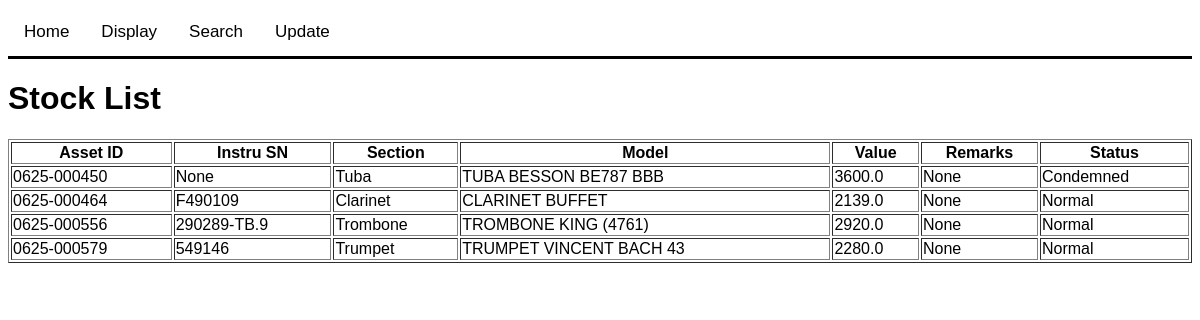
Before: /display_stock/ with the older database file.
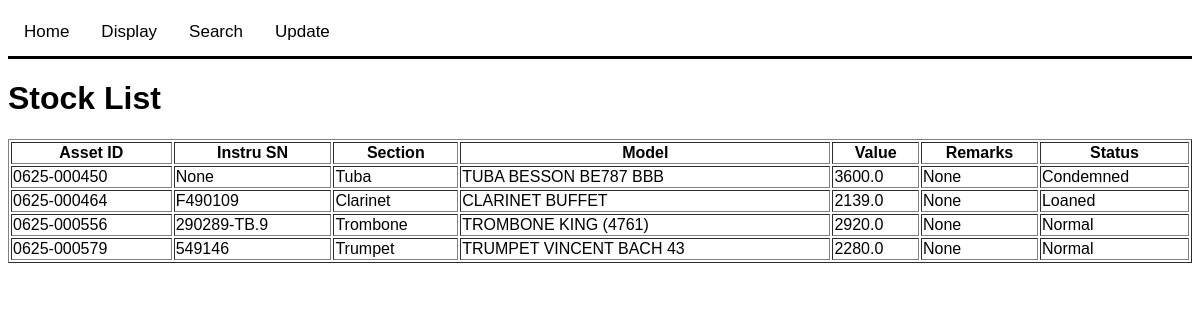
After: the same page with the newer database file.
### tables this page shows
CREATE TABLE "Instrument" (
	"AssetID"	TEXT NOT NULL,
	"InstruSN"	TEXT,
	"Section"	TEXT NOT NULL,
	"Model"	TEXT NOT NULL,
	"Value"	REAL,
	"Remarks"	TEXT,
	"Status"	TEXT NOT NULL DEFAULT 'Normal' CHECK("Status" = "Normal" OR "Status" = "Loaned" OR "Status" = "Condemned"),
	PRIMARY KEY("AssetID")
);

### app.py (the view)
@app.route("/display_stock/")
def display_stock():
    query = """
    SELECT *
    FROM Instrument
    ORDER BY Instrument.AssetID
    """
    db = sqlite3.connect("band.db")
    cursor = db.execute(query)
    stock_data = cursor.fetchall()
    cursor.close()
    db.close()
    return render_template("display/display_stock.html", stock_data=stock_data)

### templates/display/display_stock.html (shortened to what this page needs)
<!DOCTYPE html>
<html>
    <head>
    </head>
    <body>
        {% extends "base.html" %}
        {% block content %}
        <h1>Stock List</h1>
        <table border="1", width="100%">
            <tr>
                <th>Asset ID</th>
                <th>Instru SN</th>
                <th>Section</th>
                <th>Model</th>
                <th>Value</th>
                <th>Remarks</th>
                <th>Status</th>
            </tr>
            {% for record in stock_data %}
            <tr>
                <td>{{record[0]}}</td>
                <td>{{record[1]}}</td>
                <td>{{record[2]}}</td>
                <td>{{record[3]}}</td>
                <td>{{record[4]}}</td>
                <td>{{record[5]}}</td>
                <td>{{record[6]}}</td>
            </tr>
            {% endfor %}
        </table>
        {% endblock %}

### templates/base.html (shortened to what this page needs)
<!DOCTYPE html>
<html>
    <head>
    </head>
    <body>
        <div class="topnav" id="myTopnav">
            <a href="{{ url_for('home') }}">Home</a>
            <div class="dropdown">
              <button class="dropbtn">Display</button>
            </div>
            <div class="dropdown">
              <button class="dropbtn">Search</button>
            </div>
            <div class="dropdown">
              <button class="dropbtn">Update</button>
            </div>
        </div>
        {% block content %}
        {% endblock %}
    </body>
</html>

### templates/base.html (style rules this page uses)
body { font-family:Arial; }
.topnav { overflow: hidden; background-color: rgb(255, 255, 255); border-bottom: solid; }
.topnav a { float: left; display: block; color: #000000; text-align: center; padding: 14px 16px; text-decoration: none; font-size: 17px; }
.dropdown { float: left; overflow: hidden; }
.dropdown .dropbtn { font-size: 17px; border: none; outline: none; color: black; padding: 14px 16px; background-color: inherit; font-family: inherit; margin: 0; }

Changed rows visible on the page:
changed Instrument "Clarinet": Status "Normal" → "Loaned"
